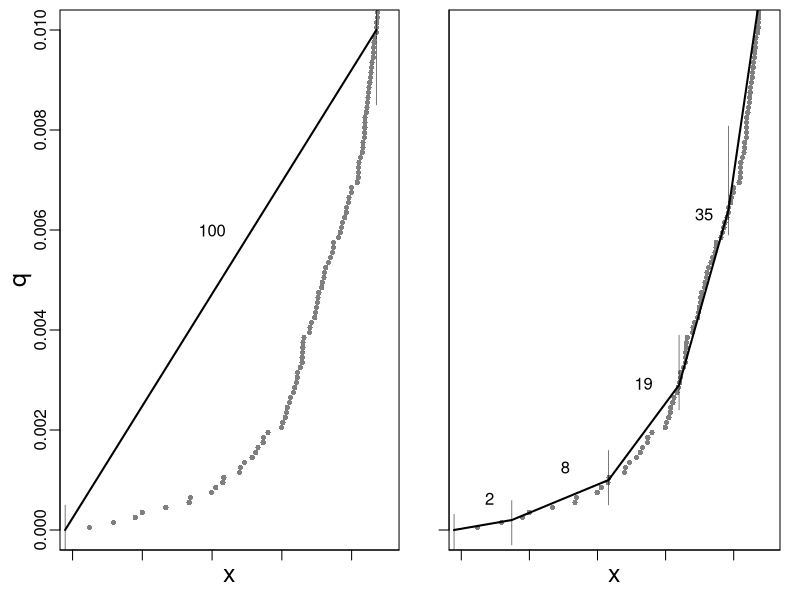

Recreate this plot in R.
### Illustrates the piece-wise linear approximation of the cumulative distribution using constant size bins
fade = rgb(0,0,0,alpha=0.5)
dot.size = 0.7
n = 10000
set.seed(5)

pdf("linear-interpolation.pdf", width=6, height=2.7, pointsize=10)
layout(matrix(c(1,2),byrow=T, ncol=2), widths=c(1.1,1))
u = sort(runif(n))
x = log(1-u)
x = sort(x)
F = ((0:(n-1))+0.5)/n
par(mar=c(2.5,3,0.5,1))
plot(x, F, cex=dot.size, pch=21, bg=fade, col=NA, type='b', xlim=c(-9,-4.5), ylim=c(0,0.01), xaxt='n', ylab=NA, mgp=c(1,0.5,0), xlab=NA)

axis(side=1, at=-10:-1, labels=NA)
title(xlab='x', line=0.8, cex.lab=1.5)
title(ylab='q', line=1.5, cex.lab=1.5)

left.end = x[1] - (x[2]-x[1])

lines(c(left.end, x[100]), c(0, 0.01), lwd=2)
lines(c(left.end, left.end), c(-0.0005, 0.0005), lt=1, col='black', lwd=0.5)
lines(c(x[100], x[100]), c(0.0085, 0.015), lt=1, col='black', lwd=0.5)
text(-7, 0.006, "100")

###text(-5, 0.4, adj=0, "Constant size bins result in large")
###text(-5, 0.35, adj=0, "errors at extreme quantiles")

par(mar=c(2.5,1.5,0.5,1))

plot(x, F, cex=dot.size, pch=21, bg=fade, col=NA, type='b', xlim=c(-9,-4.5), ylim=c(0,0.01), yaxt='n', xaxt='n')
axis(side=1, at=-10:-1, labels=NA)
axis(side=2, at=(0:6)/10, labels=NA)
title(xlab='x', line=0.8, cex.lab=1.5)
title(ylab='q', line=2, cex.lab=1.5)

q.to.k = function(q) {
    (asin(2*q-1)/pi + 1/2)
}

k.to.q = function(k,compression) {
    sin(k/compression*pi - pi/2)/2 + 0.5
}

weights = c(2, 8, 19, 35, 56, 81, 111)
q.bin = cumsum(c(0, weights)/n)

i.bin = c(1, cumsum(weights)+1)
i.right = i.bin-1
i.right = i.right[i.right > 0]
m = length(i.right)
i.bin = i.bin[1:m]

x.bin = c(left.end, (x[i.right[1:(m-1)]] + x[i.bin[2:m]])/2)
F.bin = (i.bin-1) / n
lines(x.bin, F.bin, lwd=2)
dy = 0.0005
for (i in 1:m) {
    x.text = (x[i.bin[i]] + x[i.right[i]])/2
    y.text = (F.bin[i] + F.bin[i+1])/2
    x.offset = 0.3 * y.text
    y.offset = dy * (1 + 500*y.text)
    x.pos = x.text - x.offset
    y.pos = y.text + y.offset
    lines(c(x.bin[i],x.bin[i]), c(F.bin[i]-dy+0.000, F.bin[i]+dy+y.offset*0.6-0.0005), lt=1, lwd=0.5, col='black')
    text(x.text - x.offset, y.text + y.offset, i.right[i]-i.bin[i]+1)
}
###text(-5, 0.35, adj=0, "Variable size bins keep errors")
###text(-5, 0.3, adj=0, "small at extreme quantiles")

dev.off()
